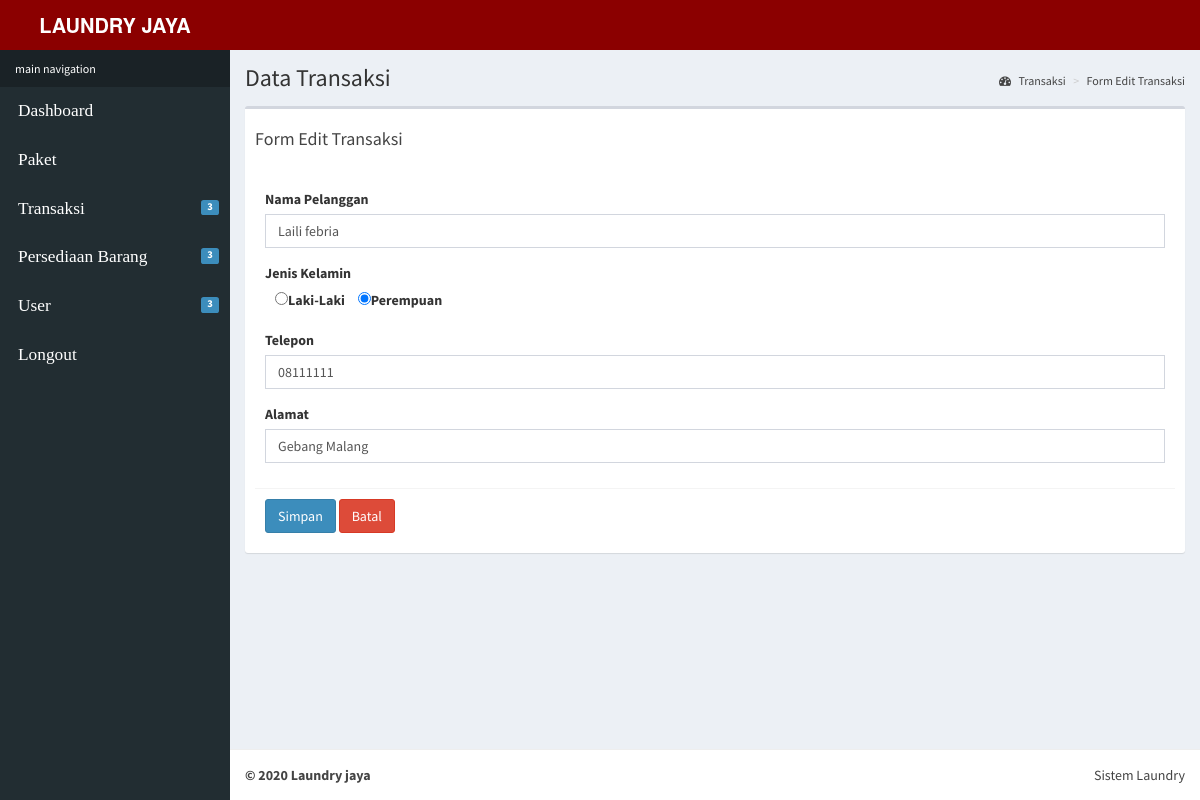
Page /index.php?p=edit_pelanggan&id_pelanggan=3 (signed in) on the committed database.
### tables this page shows
CREATE TABLE `pelanggan` (
  `id_pelanggan` int(100) NOT NULL,
  `nama_pelanggan` varchar(100) NOT NULL,
  `jenis_kelamin` varchar(100) NOT NULL,
  `telp` varchar(100) NOT NULL,
  `alamat` varchar(100) NOT NULL
);

### pelanggan/pelanggan_edit.php (the view, shortened to what this page needs)
          <?php
            include "koneksi.php";
           $id_pelanggan = $_GET['id_pelanggan'];
            $query ="SELECT * FROM pelanggan WHERE id_pelanggan= $id_pelanggan";
            $sql = mysqli_query($connect, $query);
            $data = mysqli_fetch_array($sql);
          ?>
  <section class="content-header">
    <h1>
      Data Transaksi
    </h1>
    <ol class="breadcrumb">
      <li><a href="#"><i class="fa fa-dashboard"></i> Transaksi</a></li>
       <li><a href="#">Form Edit Transaksi</a></li>
    </ol>
  </section>
  <section class="content">
    <div class="row">
      <div class="col-xs-12">
        <div class="box">
          <div class="box-header">
           <h4>Form Edit Transaksi</h4>
          </div>
          <div class="box-body">
        <div class="row">
      <div class="col-md-12">
         <form role="form" method="POST" action="" enctype="multipart/form-data">
            <div class="box-body">
              <div class="form-group">
                <label>Nama Pelanggan</label>
                <input type="text" class="form-control" id="exampleNamaPelanggan" name="nama_pelanggan" value="<?php echo $data['nama_pelanggan'];?>" >
              </div>
              <div class="form-group">
                <label>Jenis Kelamin</label>
                <br>
                <?php $jk = $data['jenis_kelamin'];?>
                <label><input type="radio" name="jenis_kelamin" style="cursor: pointer;margin-left:10px;" value="Laki-Laki"<?php echo ($jk =='Laki-Laki')?"checked" :""?>>Laki-Laki</label>
                 <label><input type="radio" name="jenis_kelamin" style="cursor: pointer;margin-left:10px;" value="Perempuan"<?php echo ($jk =='Perempuan')?"checked" :""?>>Perempuan</label>
              </div>
              <div class="form-group">
                <label>Telepon</label>
                <input type="text" class="form-control" id="exampleInputTelepon" name="telp" value="<?php echo $data['telp'];?>" >
              </div>
              <div class="form-group">
                <label>Alamat</label>
                <input type="text" class="form-control" id="exampleAlamat" name="alamat" value="<?php echo $data['alamat'];?>" >
              </div>
            </div>
            <div class="box-footer">
                 <button type="submit" name="submit" class="btn btn-primary" value="Simpan">Simpan</button>
              <a href="?=pelanggan">
                <button type="submit" class="btn btn-danger">Batal</button>
             </a>
            </div>
          </form>
        </div>
          </div>
        </div>
          </div>
        </div>
      </div>
    </div>
</div>

### rows in the picture
pelanggan: nama_pelanggan "Laili febria", jenis_kelamin "☐ Laki-Laki", jenis_kelamin "☑ Perempuan", telp "08111111", alamat "Gebang Malang"
